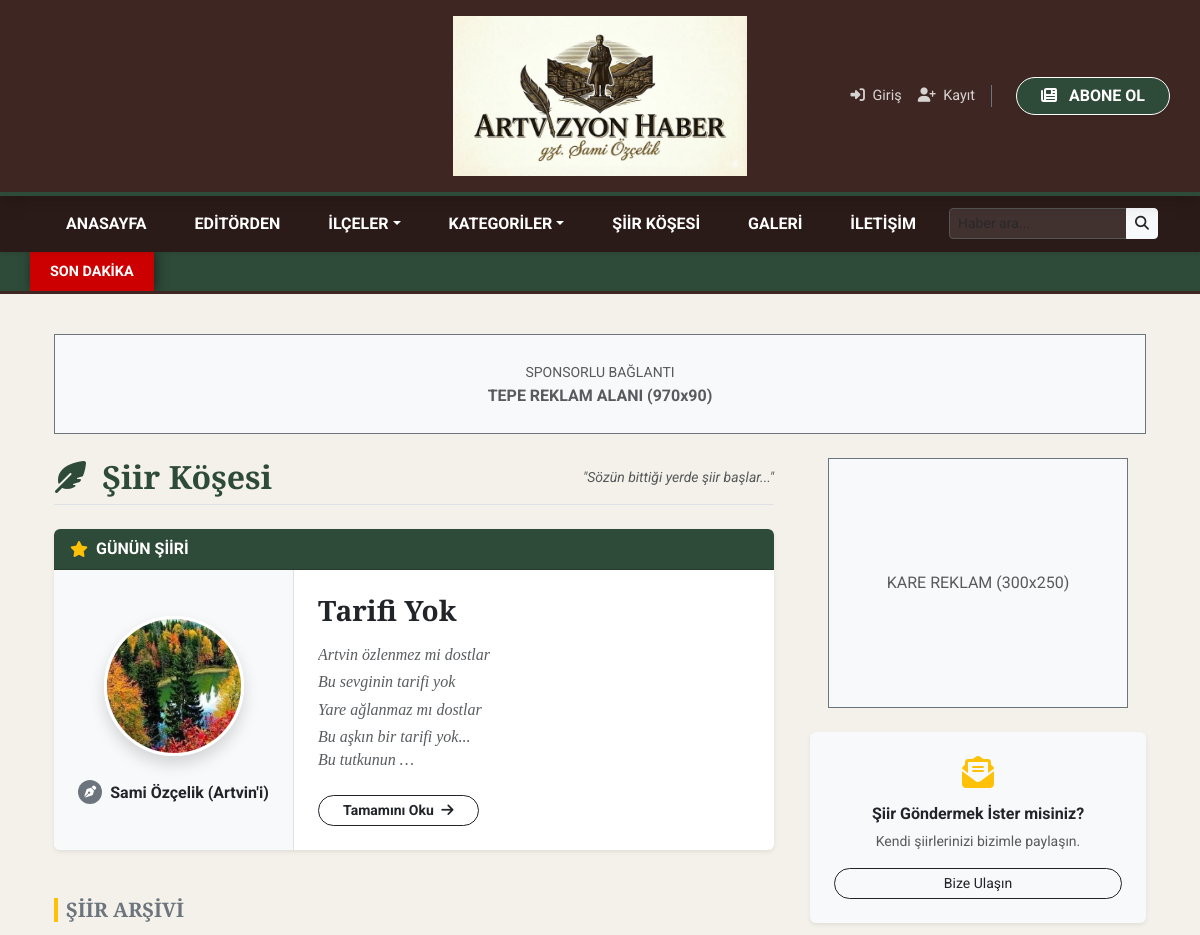
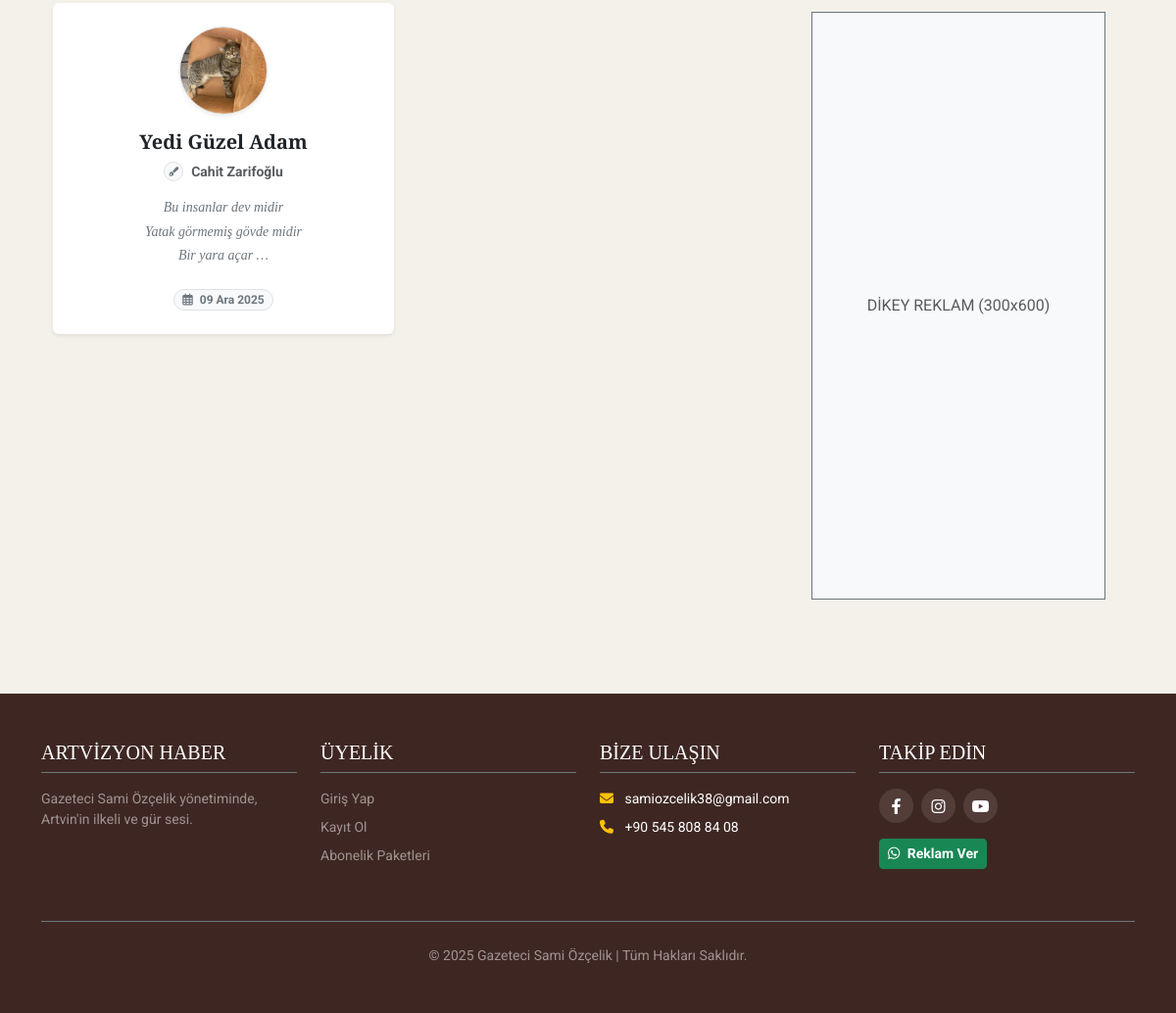
Screenshot of /siir-kosesi/ with the database file from the repository (2 pictures, top to bottom).
### haberler/models.py (models this page shows, shortened)
class Siir(models.Model):
    baslik = models.CharField(max_length=200, verbose_name="Şiir Başlığı")
    sair = models.CharField(max_length=100, verbose_name="Şair")
    siir_metni = RichTextUploadingField(verbose_name="Şiir Metni")
    resim = ProcessedImageField(
        upload_to='siir_resimleri/',
        processors=[ResizeToFit(600, 600)],
        format='JPEG',
        options={'quality': 60},
        verbose_name="Şiir Görseli",
        blank=True
    )
    gunun_siiri_mi = models.BooleanField(default=False, verbose_name="Günün Şiiri Olarak Ayarla")
    yayin_tarihi = models.DateTimeField(default=timezone.now, verbose_name="Eklenme Tarihi")
    aktif_mi = models.BooleanField(default=True, verbose_name="Yayında mı?")
    class Meta: verbose_name_plural = "Şiir Köşesi"; ordering = ['-yayin_tarihi']

### haberler/views.py (the view)
# urls.py: path('siir-kosesi/', views.siir_listesi, name='siir_listesi'),
def siir_listesi(request):
    gunun_siiri = Siir.objects.filter(aktif_mi=True, gunun_siiri_mi=True).first()
    if not gunun_siiri:
        gunun_siiri = Siir.objects.filter(aktif_mi=True).last()
    if gunun_siiri:
        liste = Siir.objects.filter(aktif_mi=True).exclude(id=gunun_siiri.id).order_by('-yayin_tarihi')
    else:
        liste = Siir.objects.filter(aktif_mi=True).order_by('-yayin_tarihi')
    paginator = Paginator(liste, 9)
    sayfa_no = request.GET.get('page')
    siirler_sayfasi = paginator.get_page(sayfa_no)
    return render(request, 'siir_listesi.html', {
        'siirler': siirler_sayfasi,
        'gunun_siiri': gunun_siiri
    })

### haberler/views.py (called while the page is built)
def global_context(request):
    return {
        'global_kategoriler': Kategori.objects.all(),
        'global_ilceler': Ilce.objects.all(),
        'son_dakika': Haber.objects.filter(aktif_mi=True, son_dakika=True, yayin_tarihi__gte=timezone.now()-timedelta(hours=24)).order_by('-yayin_tarihi')
    }

### templates/siir_listesi.html (shortened to what this page needs)
{% extends 'base.html' %}
{% block content %}
<div class="container mt-3 mb-4">
    <div class="d-flex justify-content-center align-items-center bg-light border border-secondary" style="height: 100px; border-style: dashed;">
        <div class="text-center text-muted">
            <small>SPONSORLU BAĞLANTI</small><br><strong>TEPE REKLAM ALANI (970x90)</strong>
        </div>
    </div>
</div>
<div class="container my-4">
    <div class="row">
        <div class="col-lg-8">
            <div class="d-flex align-items-center justify-content-between mb-4 border-bottom pb-2">
                <h2 class="fw-bold m-0" style="color: #2E4A38; font-family: 'Playfair Display', serif;">
                    <i class="fas fa-feather-alt me-2"></i> Şiir Köşesi
                </h2>
                <span class="text-muted fst-italic small d-none d-md-block">"Sözün bittiği yerde şiir başlar..."</span>
            </div>
            {% if gunun_siiri %}
            <div class="card shadow-sm mb-5 border-0 overflow-hidden">
                <div class="card-header text-white fw-bold d-flex align-items-center" style="background-color: #2E4A38;">
                    <i class="fas fa-star text-warning me-2"></i> GÜNÜN ŞİİRİ
                </div>
                <div class="card-body p-0">
                    <div class="row g-0">
                        <div class="col-md-4 bg-light border-end d-flex flex-column align-items-center justify-content-center p-4">
                            <div class="mb-3 position-relative">
                                {% if gunun_siiri.resim %}
                                    <img src="{{ gunun_siiri.resim.url }}" class="shadow border border-3 border-white" alt="{{ gunun_siiri.sair }}"
                                         style="width: 140px !important; height: 140px !important; object-fit: cover !important; border-radius: 50% !important; aspect-ratio: 1/1 !important; display: block;">
                                {% else %}
                                    <div class="bg-white shadow d-flex align-items-center justify-content-center" style="width: 140px; height: 140px; border-radius: 50%;">
                                        <i class="fas fa-image fa-3x text-secondary"></i>
                                    </div>
                                {% endif %}
                            </div>
                            <div class="d-flex align-items-center justify-content-center gap-2 mt-2 w-100 px-2">
                                <div class="rounded-circle bg-secondary text-white d-flex align-items-center justify-content-center flex-shrink-0" style="width: 24px; height: 24px;">
                                    <i class="fas fa-pen-nib" style="font-size: 12px;"></i>
                                </div>
                                <h6 class="fw-bold m-0 text-dark text-nowrap" style="font-size: 1rem;">{{ gunun_siiri.sair }}</h6>
                            </div>
                        </div>
                        <div class="col-md-8 p-4 d-flex flex-column justify-content-center">
                            <h3 class="card-title fw-bold mb-3" style="font-family: 'Playfair Display', serif; color: #000;">
                                <a href="{% url 'siir_detay' gunun_siiri.pk %}" class="text-dark text-decoration-none hover-link">{{ gunun_siiri.baslik }}</a>
                            </h3>
                            <div class="text-muted fst-italic mb-4 pe-3 siir-ozet-kutu" style="font-family: 'Georgia', serif; line-height: 1.4; max-height: 160px; overflow: hidden;">
                                {{ gunun_siiri.siir_metni|safe|truncatewords_html:20 }}
                            </div>
                            <a href="{% url 'siir_detay' gunun_siiri.pk %}" class="btn btn-outline-dark btn-sm rounded-pill px-4 fw-bold align-self-start">
                                Tamamını Oku <i class="fas fa-arrow-right ms-1"></i>
                            </a>
                        </div>
                    </div>
                </div>
            </div>
            {% endif %}
            <h5 class="fw-bold text-secondary mb-3 border-start border-4 border-warning ps-2">ŞİİR ARŞİVİ</h5>
            <div class="row row-cols-1 row-cols-md-2 g-4 mb-5">
                {% for siir in siirler %}
                <div class="col">
                    <div class="card h-100 border-0 shadow-sm hover-shadow transition-card text-center">
                        <div class="card-body p-4 d-flex flex-column align-items-center">
                            <div class="mb-3">
                                {% if siir.resim %}
                                    <img src="{{ siir.resim.url }}" class="border shadow-sm"
                                         style="width: 90px !important; height: 90px !important; object-fit: cover !important; border-radius: 50% !important; aspect-ratio: 1/1;">
                                {% else %}
                                    <div class="bg-light d-flex align-items-center justify-content-center border rounded-circle" style="width: 90px; height: 90px;">
                                        <i class="fas fa-feather text-muted fs-4"></i>
                                    </div>
                                {% endif %}
                            </div>
                            <h5 class="fw-bold mb-2 w-100 text-truncate px-2">
                                <a href="{% url 'siir_detay' siir.pk %}" class="text-dark text-decoration-none stretched-link">{{ siir.baslik }}</a>
                            </h5>
                            <div class="d-flex align-items-center justify-content-center gap-2 mb-3">
                                <div class="rounded-circle bg-light border text-secondary d-flex align-items-center justify-content-center" style="width: 20px; height: 20px;">
                                    <i class="fas fa-pen-fancy" style="font-size: 10px;"></i>
                                </div>
                                <small class="text-muted fw-bold">{{ siir.sair }}</small>
                            </div>
                            <div class="text-secondary small fst-italic px-2 mb-3 w-100 siir-ozet-kutu"
                                 style="font-family: 'Georgia', serif; line-height: 1.4; height: 5.5em; overflow: hidden;">
                                {{ siir.siir_metni|safe|truncatewords_html:12 }}
                            </div>
                            <span class="badge bg-light text-secondary border rounded-pill small mt-auto">
                                <i class="far fa-calendar-alt me-1"></i> {{ siir.yayin_tarihi|date:"d M Y" }}
                            </span>
                        </div>
                    </div>
                </div>
                {% endfor %}
            </div>
        </div>
        <div class="col-lg-4 ps-lg-4">
            <div class="mb-4 text-center">
                <div class="bg-light d-flex align-items-center justify-content-center border border-secondary mx-auto" style="width: 300px; height: 250px; border-style: dashed;">
                    <span class="text-muted">KARE REKLAM (300x250)</span>
                </div>
            </div>
            <div class="card border-0 shadow-sm mb-4 bg-light">
                <div class="card-body text-center p-4">
                    <i class="fas fa-envelope-open-text fa-2x text-warning mb-3"></i>
                    <h6 class="fw-bold text-dark">Şiir Göndermek İster misiniz?</h6>
                    <p class="small text-muted mb-3">Kendi şiirlerinizi bizimle paylaşın.</p>
                    <a href="{% url 'iletisim' %}" class="btn btn-outline-dark btn-sm rounded-pill w-100">Bize Ulaşın</a>
                </div>
            </div>
            <div class="mb-4 text-center sticky-top" style="top: 20px;">
                <div class="bg-light d-flex align-items-center justify-content-center border border-secondary mx-auto" style="width: 300px; height: 600px; border-style: dashed;">
                    <span class="text-muted">DİKEY REKLAM (300x600)</span>
                </div>
            </div>
        </div>
    </div>
</div>
{% endblock %}

### templates/base.html (style rules this page uses)
:root { --ahsap-koyu: #3E2723; --artvin-yesil: #2E4A38; --kagit-krem: #F4F1EA; --altin-detay: #D4AF37; }
body { background-color: var(--kagit-krem); font-family: 'Roboto', sans-serif; min-height: 100vh; display: flex; flex-direction: column; }
h1, h2, h3, h4, h5 { font-family: 'Playfair Display', serif; }
img { max-width: 100% !important; height: auto !important; }

### templates/siir_listesi.html (style rules this page uses)
.transition-card { transition: all 0.3s ease; }
.siir-ozet-kutu p { margin-bottom: 0 !important; }

### rows the page displays
Siir: resim (picture), sair "Sami Özçelik (Artvin'i)", baslik "Tarifi Yok", siir_metni "Artvin özlenmez mi dostlar Bu sevginin tarifi yok Yare ağlanmaz mı dostlar Bu aşkın bir tarifi yok... Bu tutkunun …"
Siir: resim (picture), baslik "Yedi Güzel Adam", sair "Cahit Zarifoğlu", siir_metni "Bu insanlar dev midir Yatak görmemiş gövde midir Bir yara açar …", yayin_tarihi "09 Ara 2025"
